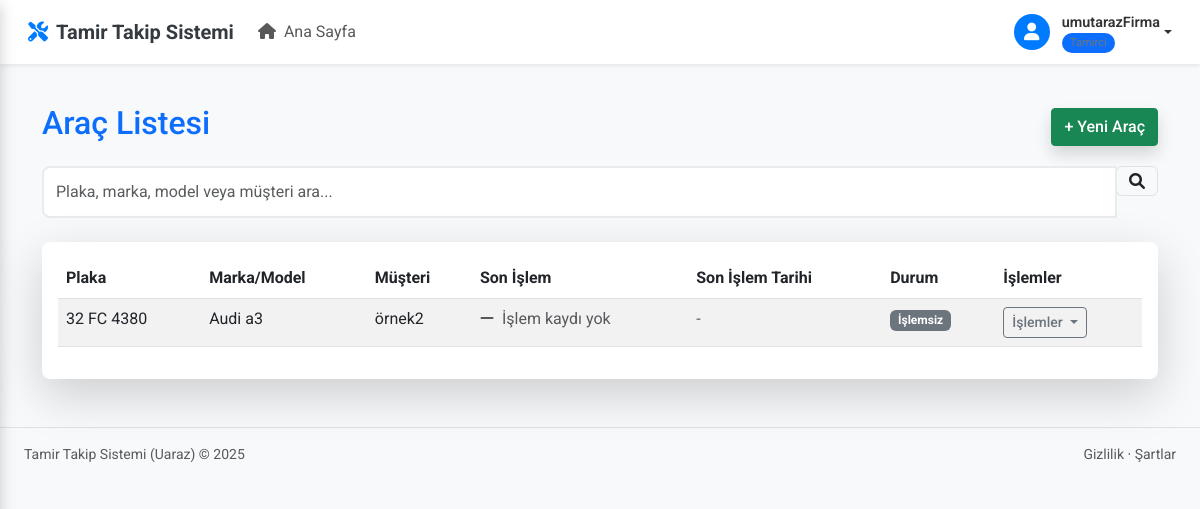
Screenshot of /araclar/ (signed in) with the database file from the repository.
### core/models.py (models this page shows, shortened)
class Arac(models.Model):
    musteri = models.ForeignKey(Musteri, on_delete=models.CASCADE)
    marka = models.CharField(max_length=100)
    model = models.CharField(max_length=100)
    plaka = models.CharField(max_length=20, unique=True)
    uretim_yili = models.IntegerField()
    uretim_yili = models.IntegerField(default=2000)
    _son_isemri_cache = None
    @property
    def son_isemri(self):
        """Aracın en son iş emrini döndürür"""
        if self._son_isemri_cache is not None:
            return self._son_isemri_cache
        try:
            return self.isemirleri.order_by('-olusturma_tarihi').first()
        except AttributeError:
            try:
                return self.isemri_set.order_by('-olusturma_tarihi').first()
            except:
                return None
    @son_isemri.setter
    def son_isemri(self, value):
        self._son_isemri_cache = value

class Musteri(models.Model):
    user = models.ForeignKey(User, on_delete=models.CASCADE, null=True, blank=True, default=None)
    ad = models.CharField(max_length=255)
    telefon = models.CharField(max_length=20)
    adres = models.TextField()
    email = models.EmailField(unique=True, blank=True, null=True)

### core/views.py (the view)
# urls.py: path('araclar/', login_required(tamirci_required(arac_list)), name='arac_list'),
@login_required
def arac_list(request):
    araclar = Arac.objects.all().select_related('musteri')
    for arac in araclar:
        try:
            arac.son_isemri = IsEmri.objects.filter(arac=arac).order_by('-olusturma_tarihi').first()
        except:
            arac.son_isemri = None
    return render(request, 'core/arac_list.html', {'araclar': araclar})

### core/urls.py (called while the page is built)
def is_tamirci(user):
    return hasattr(user, 'profile') and user.profile.user_type == 'tamirci'

### core/templates/core/arac_list.html (shortened to what this page needs)
{% extends 'core/base.html' %}
{% block content %}
<div class="container mt-4">
    <div class="d-flex justify-content-between align-items-center mb-3">
        <h2 class="text-primary">Araç Listesi</h2>
        <a href="{% url 'arac_ekle' %}" class="btn btn-success shadow">+ Yeni Araç</a>
    </div>
    <div class="input-group mb-4">
        <input type="text" id="aracSearch" class="form-control" placeholder="Plaka, marka, model veya müşteri ara...">
        <div class="input-group-append">
            <span class="input-group-text"><i class="fas fa-search"></i></span>
        </div>
    </div>
    <div class="card shadow-lg d-none d-lg-block">
        <div class="card-body">
            <table class="table table-hover table-striped">
                <thead>
                    <tr>
                        <th>Plaka</th>
                        <th>Marka/Model</th>
                        <th>Müşteri</th>
                        <th>Son İşlem</th>
                        <th>Son İşlem Tarihi</th>
                        <th>Durum</th>
                        <th>İşlemler</th>
                    </tr>
                </thead>
                <tbody>
                    {% for arac in araclar %}
                    <tr>
                        <td>{{ arac.plaka }}</td>
                        <td>{{ arac.marka }} {{ arac.model }}</td>
                        <td>{{ arac.musteri.ad }}</td>
                        <td>
                            {% if arac.son_islem %}
                                <span class="text-nowrap">
                                    {% if arac.son_islem.durum == 'tamamlandi' %}
                                        <i class="fas fa-check-circle me-1 text-success"></i>
                                    {% elif arac.son_islem.durum == 'beklemede' %}
                                        <i class="fas fa-clock me-1 text-warning"></i>
                                    {% elif arac.son_islem.durum == 'incelemede' %}
                                        <i class="fas fa-search me-1 text-info"></i>
                                    {% elif arac.son_islem.durum == 'onarim_sureci' %}
                                        <i class="fas fa-cog me-1 text-primary"></i>
                                    {% elif arac.son_islem.durum == 'test_asamasi' %}
                                        <i class="fas fa-vial me-1 text-info"></i>
                                    {% elif arac.son_islem.durum == 'iptal_edildi' %}
                                        <i class="fas fa-ban me-1 text-danger"></i>
                                    {% else %}
                                        <i class="fas fa-tools me-1 text-secondary"></i>
                                    {% endif %}
                                    {{ arac.son_islem.aciklama|truncatechars:30 }}
                                </span>
                            {% else %}
                                <span class="text-muted"><i class="fas fa-minus me-1"></i> İşlem kaydı yok</span>
                            {% endif %}
                        </td>
                        <td>
                            {% if arac.son_islem %}
                                <span class="text-nowrap">{{ arac.son_islem.olusturma_tarihi|date:"d.m.Y H:i" }}</span>
                            {% else %}
                                <span class="text-muted">-</span>
                            {% endif %}
                        </td>
                        <td>
                            {% if arac.son_islem %}
                                <span class="badge bg-{{ arac.son_islem.durum_renk }}">
                                    {{ arac.son_islem.get_durum_display }}
                                </span>
                            {% else %}
                                <span class="badge bg-secondary">İşlemsiz</span>
                            {% endif %}
                        </td>
                        <td>
                            <div class="dropdown">
                                <button class="btn btn-sm btn-outline-secondary dropdown-toggle" type="button" data-bs-toggle="dropdown" aria-expanded="false">
                                    İşlemler
                                </button>
                            </div>
                        </td>
                    </tr>
                    {% endfor %}
                </tbody>
            </table>
        </div>
    </div>
</div>
{% endblock %}

### core/templates/core/base.html (shortened to what this page needs)
{% load static %}
<!DOCTYPE html>
<html lang="tr">
<head>
    <link href="https://cdn.jsdelivr.net/npm/bootstrap@5.3.0-alpha1/dist/css/bootstrap.min.css" rel="stylesheet">
    <link rel="stylesheet" href="https://cdnjs.cloudflare.com/ajax/libs/font-awesome/6.0.0/css/all.min.css">
    <link rel="stylesheet" href="{% static 'core/css/style.css' %}">
    <link rel="stylesheet" href="{% static 'core/css/musteri_portal.css' %}">
</head>
<body>
    <div class="content-wrapper {% if request.user_agent.is_mobile %}expanded{% endif %}">
        <nav class="navbar navbar-expand-lg navbar-light bg-white fixed-top {% if request.user_agent.is_mobile %}sidebar-collapsed{% endif %}">
            <div class="container-fluid">
                <a class="navbar-brand" href="#">
                    <i class="fas fa-tools me-2"></i>
                    <span class="fw-bold">Tamir Takip Sistemi</span>
                </a>
                <div class="collapse navbar-collapse" id="navbarNav">
                    <ul class="navbar-nav me-auto">
                        {% if not user.is_authenticated or user.profile.user_type == 'tamirci' %}
                        <li class="nav-item">
                            <a class="nav-link {% if request.path == '/home/' %}active{% endif %}" href="{% url 'home' %}">
                                <i class="fas fa-home me-1"></i> Ana Sayfa
                            </a>
                        </li>
                        {% endif %}
                    </ul>
                </div>
                <div class="d-flex align-items-center">
                    {% if user.is_authenticated %}
                    <div class="user-menu dropdown">
                        <a href="#" class="dropdown-toggle" id="userDropdown">
                            <div class="user-image">
                                <i class="fas fa-user"></i>
                            </div>
                            <div class="user-info d-none d-sm-flex">
                                <span class="user-name">{{ user.username }}</span>
                                <span class="user-role">
                                    {% if user.profile.user_type == 'tamirci' %}
                                    <span class="user-badge bg-primary">Tamirci</span>
                                    {% else %}
                                    <span class="user-badge bg-success">Müşteri</span>
                                    {% endif %}
                                </span>
                            </div>
                        </a>
                    </div>
                    {% endif %}
                </div>
            </div>
        </nav>
        <main class="py-4">
            <div class="container-fluid px-4">
                {% block content %}{% endblock %}
            </div>
        </main>
        <footer class="bg-light py-3 mt-auto border-top">
            <div class="container-fluid px-4">
                <div class="d-flex align-items-center justify-content-between small">
                    <div class="text-muted">Tamir Takip Sistemi (Uaraz) &copy; 2025</div>
                    <div>
                        <a href="#" class="text-decoration-none text-muted">Gizlilik</a>
                        &middot;
                        <a href="#" class="text-decoration-none text-muted">Şartlar</a>
                    </div>
                </div>
            </div>
        </footer>
    </div>
</body>
</html>

### core/static/core/css/style.css (style rules this page uses)
body { font-family: 'Roboto', sans-serif; background-color: #f8f9fa; color: #333; overflow-x: hidden; transition: padding-left 0.3s ease; }
.content-wrapper { margin-left: 280px; transition: margin-left 0.3s cubic-bezier(0.25, 0.8, 0.25, 1); min-height: 100vh; padding-top: 56px; animation: fadeIn 0.3s ease; }
.content-wrapper.expanded { margin-left: 0; }
.navbar { padding: 0.75rem 1rem; box-shadow: 0 0.125rem 0.25rem rgba(0, 0, 0, 0.075); position: fixed; top: 0; right: 0; left: 0; z-index: 1030; transition: left 0.3s cubic-bezier(0.25, 0.8, 0.25, 1); }
.navbar-brand { font-weight: 600; display: flex; align-items: center; color: #343a40; }
.navbar-brand i { color: #007bff; font-size: 1.25rem; }
.user-menu { position: relative; }
.user-menu .dropdown-toggle { display: flex; align-items: center; text-decoration: none; color: #333; }
.user-menu .user-image { width: 36px; height: 36px; border-radius: 50%; margin-right: 0.75rem; display: flex; align-items: center; justify-content: center; background-color: #007bff; color: #fff; font-size: 1.1rem; }
.user-menu .user-info { display: flex; flex-direction: column; }
.user-menu .user-name { font-weight: 600; font-size: 0.9rem; }
.user-menu .user-role { font-size: 0.75rem; color: #6c757d; }
.user-badge { font-size: 0.7rem; padding: 0.2rem 0.5rem; border-radius: 10px; }
.card { border-radius: 0.5rem; box-shadow: 0 0.125rem 0.25rem rgba(0, 0, 0, 0.075); margin-bottom: 1.5rem; border: none; transition: transform 0.3s ease, box-shadow 0.3s ease; }
.form-control { border: 2px solid #e9ecef; border-radius: 8px; padding: 12px; transition: all 0.3s ease; }
.btn { border-radius: 0.25rem; font-weight: 500; }
:root { --light-theme-bg: #f8f9fa; --light-theme-text: #333; --dark-theme-bg: #1a1d20; --dark-theme-text: #f8f9fa; }

### core/templates/core/arac_list.html (style rules this page uses)
.btn { transition: all 0.3s ease; }
.card { transition: transform 0.2s ease; }

### rows the page displays
Arac: plaka "32 FC 4380", marka "Audi", model "a3", musteri.ad "örnek2"

### other values shown
{{ user.username }} "umutarazFirma"
